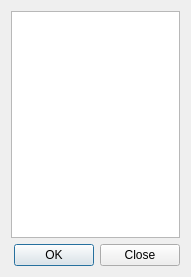
<?xml version="1.0" encoding="UTF-8"?>
<ui version="4.0">
 <class>LayerSelectorDialogBase</class>
 <widget class="QDialog" name="LayerSelectorDialogBase">
  <property name="geometry">
   <rect>
    <x>0</x>
    <y>0</y>
    <width>191</width>
    <height>277</height>
   </rect>
  </property>
  <property name="windowTitle">
   <string>Select layers</string>
  </property>
  <layout class="QVBoxLayout" name="verticalLayout">
   <item>
    <widget class="QListWidget" name="layersList">
     <property name="editTriggers">
      <set>QAbstractItemView::NoEditTriggers</set>
     </property>
     <property name="alternatingRowColors">
      <bool>true</bool>
     </property>
     <property name="selectionMode">
      <enum>QAbstractItemView::ExtendedSelection</enum>
     </property>
    </widget>
   </item>
   <item>
    <widget class="QDialogButtonBox" name="buttonBox">
     <property name="orientation">
      <enum>Qt::Horizontal</enum>
     </property>
     <property name="standardButtons">
      <set>QDialogButtonBox::Close|QDialogButtonBox::Ok</set>
     </property>
    </widget>
   </item>
  </layout>
 </widget>
 <resources/>
 <connections>
  <connection>
   <sender>buttonBox</sender>
   <signal>accepted()</signal>
   <receiver>LayerSelectorDialogBase</receiver>
   <slot>accept()</slot>
   <hints>
    <hint type="sourcelabel">
     <x>248</x>
     <y>254</y>
    </hint>
    <hint type="destinationlabel">
     <x>157</x>
     <y>274</y>
    </hint>
   </hints>
  </connection>
  <connection>
   <sender>buttonBox</sender>
   <signal>rejected()</signal>
   <receiver>LayerSelectorDialogBase</receiver>
   <slot>reject()</slot>
   <hints>
    <hint type="sourcelabel">
     <x>316</x>
     <y>260</y>
    </hint>
    <hint type="destinationlabel">
     <x>286</x>
     <y>274</y>
    </hint>
   </hints>
  </connection>
 </connections>
</ui>
